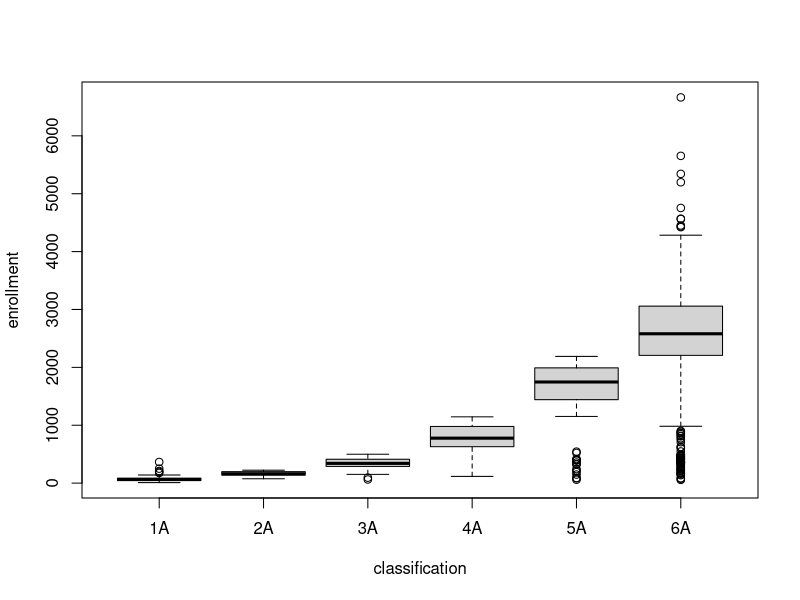
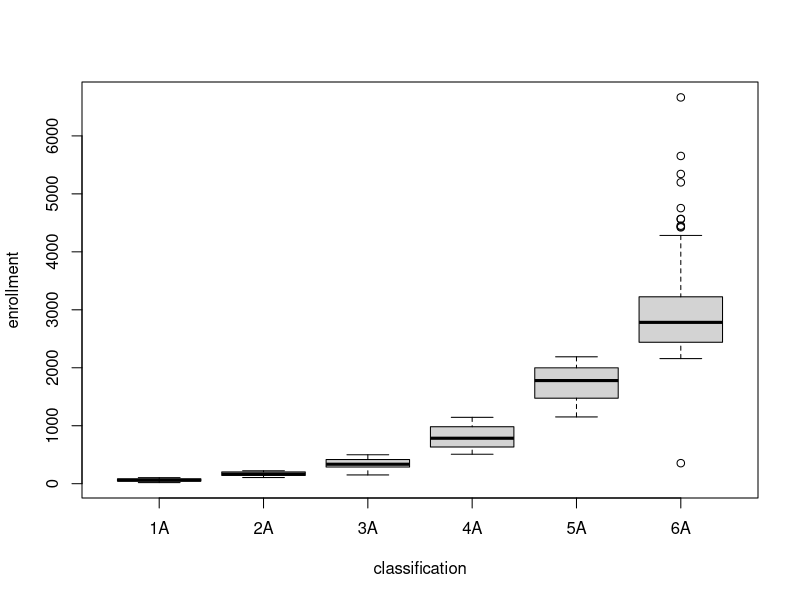
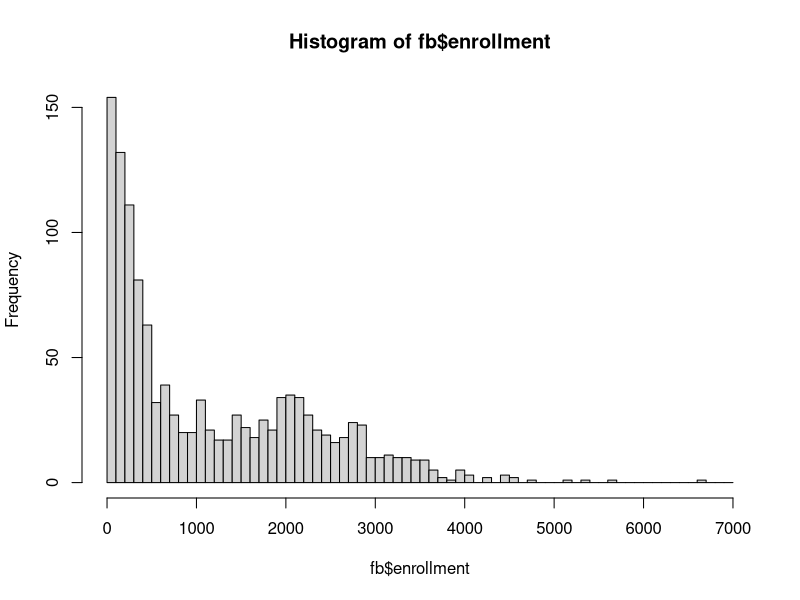

Reproduce these figures in R, in order.
## ---- chunk 1
all = read.table("allschools.csv",header = TRUE, sep = "|")
fb = read.table("fbschools.csv",header = TRUE, sep = "|")
## ---- chunk 2
# summary(all)
# ![allschoolsbox](boxplot-all.png)
boxplot(enrollment ~ classification, data = all)
# hist(all$enrollment, seq(0,7000,by=100))
## ---- chunk 3
boxplot(enrollment ~ classification, data = fb)
# ![footballschoolsbox](boxplot-football.png)
## ---- chunk 4
hist(fb$enrollment, seq(0,7000,by=100))
# ![histogram](histogram-football.png)
